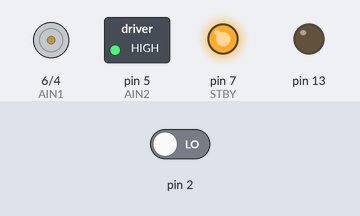
Recording of a sketch running on a simulated Arduino Uno, built with avr-gcc and run on an emulated ATmega328P. Shown: direction and speed pins drawn as motors (green arrow = direction pin HIGH = forward, orange = LOW = backward, longer = more drive, stopped while the standby pin is LOW), switched loads named in the sketch (green lamp = pin HIGH), output pins drawn as LEDs (lit = HIGH). Inputs (shaded band) come from the test bench; at power-on: pin 2 LOW. Pins used as bus, display or sensor lines are not drawn; what the sketch prints to the serial monitor is not drawn.

Above: at 0.06 s.
Timing chart, 0 to 3.0 s (numbered marks = the images above):
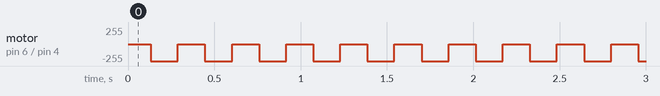

Measured:
- by itself, motor on pin 6 (AIN1) / pin 4 (PWMA): alternates backward 255/255 for 0.16 s and stopped for 0.16 s

The sketch:

PID_motor.ino
```cpp
#define PWMA 4
#define AIN2 5
#define AIN1 6
#define STBY 7
#define POWER 3

void setup() {
  // put your setup code here, to run once:
  pinMode(PWMA, OUTPUT);
  pinMode(AIN2, OUTPUT);
  pinMode(AIN1, OUTPUT);
  pinMode(STBY, OUTPUT);
  pinMode(13, OUTPUT);
  pinMode(POWER, OUTPUT);
  digitalWrite(POWER, HIGH);
  attachInterrupt(0, add, RISING);
  setDir(0);
  digitalWrite(STBY, HIGH);
  analogWrite(PWMA, 10);
  Serial.begin(115200);
}
long zhuanshu = 0;
void add(){
  zhuanshu++;
}
void setDir(bool d){
  if(d){
    digitalWrite(AIN2, LOW);
    digitalWrite(AIN1, HIGH);
    digitalWrite(13, HIGH);
  }else{
    digitalWrite(AIN1, LOW);
    digitalWrite(AIN2, HIGH);
    digitalWrite(13, LOW);
  }
}
long lastzhuanshu = 0;
int pwm = 20;
void loop() {
  // put your main code here, to run repeatedly:
  int spd = zhuanshu-lastzhuanshu;
  if(spd<10)pwm++;
  else pwm--;
  if(pwm<0|pwm>250)pwm=0;
  analogWrite(PWMA, pwm);
  Serial.print(spd);
  Serial.print("\t");
  Serial.println(pwm);
  lastzhuanshu = zhuanshu;
  delay(1);
}
```
